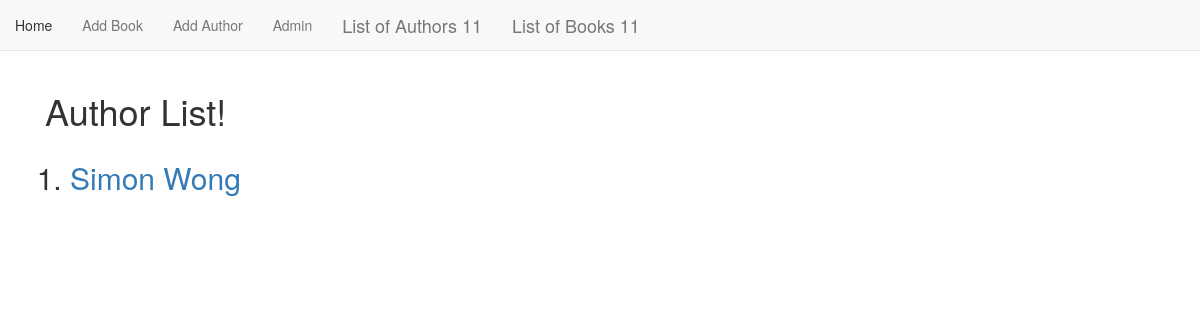
Before: /book_app/author_list/ with the older database file.
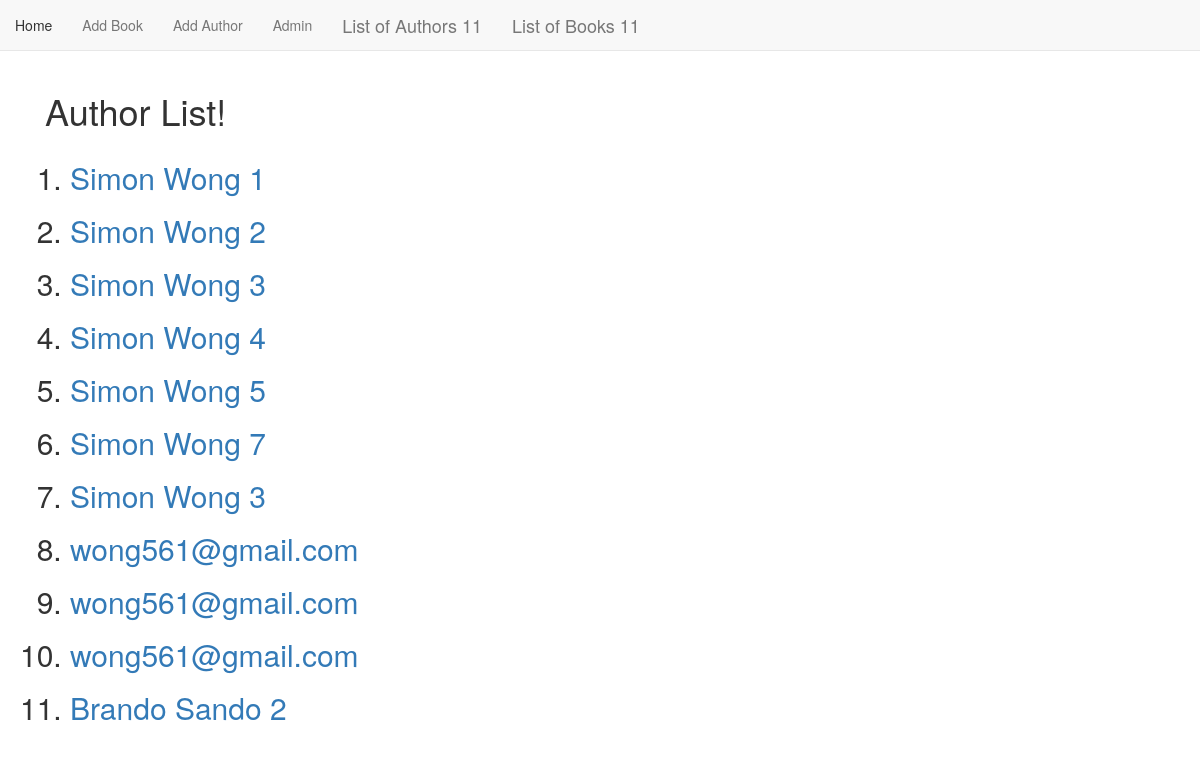
After: the same page with the newer database file.
### book_app/models.py (models this page shows, shortened)
class Author(models.Model):
    name = models.CharField(max_length=50)
    age = models.IntegerField(null=True)

### book_app/views.py (the view)
# urls.py: path('author_list/', views.AuthorListView.as_view(), name='author_list'),
class AuthorListView(ListView):
    context_object_name = 'authors'
    model = models.Author
    template_name = 'authors/author_list.html'

### book_app/templates/book_app/author_list.html
{% extends "book_app/book_app_base.html" %}
{% block body_block %}
<div class="container">
    <h1>Author List!</h1>
</div>
<ol>
    {% for author in authors %}
    <h2>
        <li><a href="{% url 'simon:home' %}">{{author.name}}</a></li>
    </h2>
    {% endfor %}
</ol>
{% endblock %}

### book_app/templates/book_app/book_app_base.html (shortened to what this page needs)
<!DOCTYPE html>
<html lang="en">
<head>
    <link rel="stylesheet" href="https://maxcdn.bootstrapcdn.com/bootstrap/3.3.7/css/bootstrap.min.css"
>
</head>
<body>
    <nav class="navbar navbar-default navbar-static-top">
        <ul class="nav navbar-nav">
            <li><a class="navbar-link" href="{% url 'simon:home' %}">Home</a></li>
            <li><a class="navbar-link" href="{% url 'simon:book_create' %}">Add Book</a></li>
            <li><a class="navbar-link" href="{% url 'simon:create' %}">Add Author</a></li>
            <li><a class="navbar-link" href="{% url 'admin:index' %}">Admin</a></li>
            <li><a class="navbar-brand" href="{% url 'simon:author_list' %}">List of Authors 11</a></li>
            <li><a class="navbar-brand" href="{% url 'simon:book_list' %}">List of Books 11</a></li>
        </ul>
    </nav>
    <div class="container">
        {% block body_block %}
        {% endblock %}
    </div>
</body>
</html>

Changed rows visible on the page:
removed Author: name "Simon Wong"
added Author: name "Simon Wong 1"
added Author: name "Simon Wong 2"
added Author: name "Simon Wong 3"
added Author: name "Simon Wong 4"
added Author: name "Simon Wong 5"
added Author: name "Simon Wong 7"
added Author: name "Simon Wong 3"
added Author: name "wong561@gmail.com"
added Author: name "wong561@gmail.com"
added Author: name "wong561@gmail.com"
added Author: name "Brando Sando 2"
